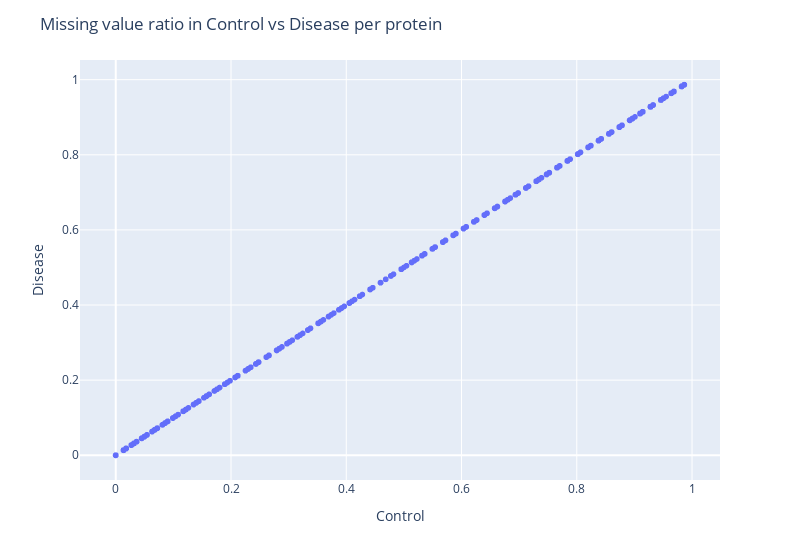

The cell this chart's notebook holds for it:
### Code cell
fig = px.scatter(
    x=(Xq.loc[Ci, :].isna()).sum()/Ci.shape[0],
    y=(Xq.loc[Di, :].isna()).sum()/Di.shape[0]
)

fig.update_layout(
    title='Missing value ratio in Control vs Disease per protein',
    xaxis_title='Control',
    yaxis_title='Disease',
    width=800
)

### Figure 1 — Plotly figure (JSON) as saved in the notebook; plotly's stock layout.template omitted (floating-point values rounded to 4 significant figures; data arrays with more than 128 entries replaced by an {"elided": "..."} marker saying what was removed)
{"data": [{"hovertemplate": "x=%{x}<br>y=%{y}<extra></extra>", "legendgroup": "", "marker": {"color": "#636efa", "symbol": "circle"}, "mode": "markers", "name": "", "showlegend": false, "type": "scattergl", "x": {"elided": "6213 float values"}, "xaxis": "x", "y": {"elided": "6213 float values"}, "yaxis": "y"}], "layout": {"legend": {"tracegroupgap": 0}, "margin": {"t": 60}, "title": {"text": "Missing value ratio in Control vs Disease per protein"}, "width": 800, "xaxis": {"anchor": "y", "domain": [0, 1], "title": {"text": "Control"}}, "yaxis": {"anchor": "x", "domain": [0, 1], "title": {"text": "Disease"}}}}
